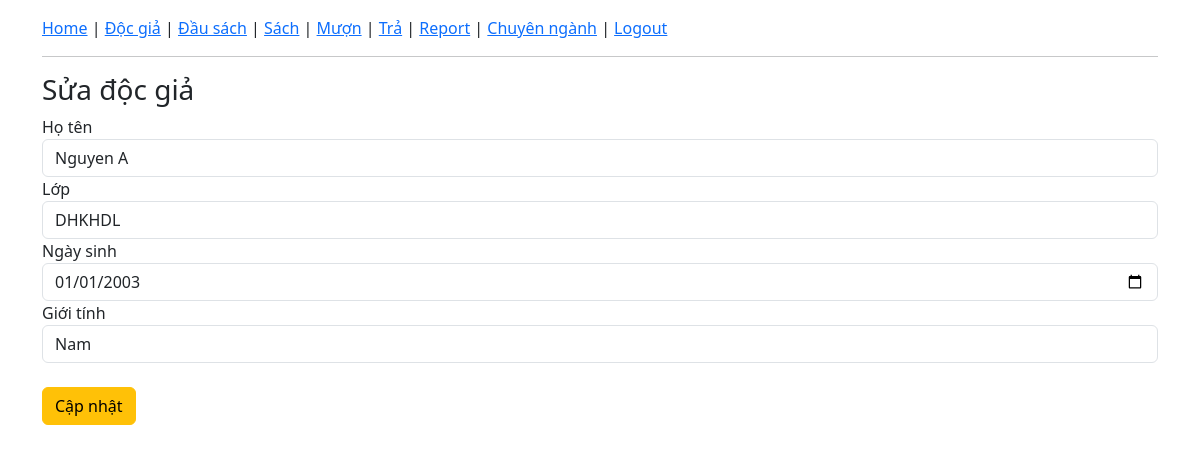
Page /edit_user/1 on the committed database.
### tables this page shows
CREATE TABLE doc_gia(
ma_doc_gia INTEGER PRIMARY KEY AUTOINCREMENT,
ho_ten TEXT,lop TEXT,ngay_sinh TEXT,gioi_tinh TEXT);

### app.py (the view, shortened to what this page needs)
@app.route("/edit_user/<int:id>", methods=["GET","POST"])
def edit_user(id):
    conn = get_db()
    user = conn.execute("SELECT * FROM doc_gia WHERE ma_doc_gia=?", (id,)).fetchone()
    conn.close()
    return render_template("edit_user.html", u=user)

### app.py (called while the page is built)
def get_db():
    return sqlite3.connect("library.db")

### templates/edit_user.html (shortened to what this page needs)
{% extends "base.html" %}
{% block content %}
<h3>Sửa độc giả</h3>
<form method="post">
<label>Họ tên</label>
<input name="ten" value="{{ u[1] }}" class="form-control">
<label>Lớp</label>
<input name="lop" value="{{ u[2] }}" class="form-control">
<label>Ngày sinh</label>
<input type="date" name="ngaysinh" value="{{ u[3] }}" class="form-control">
<label>Giới tính</label>
<select name="gioitinh" class="form-control">
<option {% if u[4]=='Nam' %}selected{% endif %}>Nam</option>
</select>
<br>
<button class="btn btn-warning">Cập nhật</button>
</form>
{% endblock %}

### rows in the picture
doc_gia: ten "Nguyen A", lop "DHKHDL", ngaysinh "01/01/2003", gioitinh "Nam"
